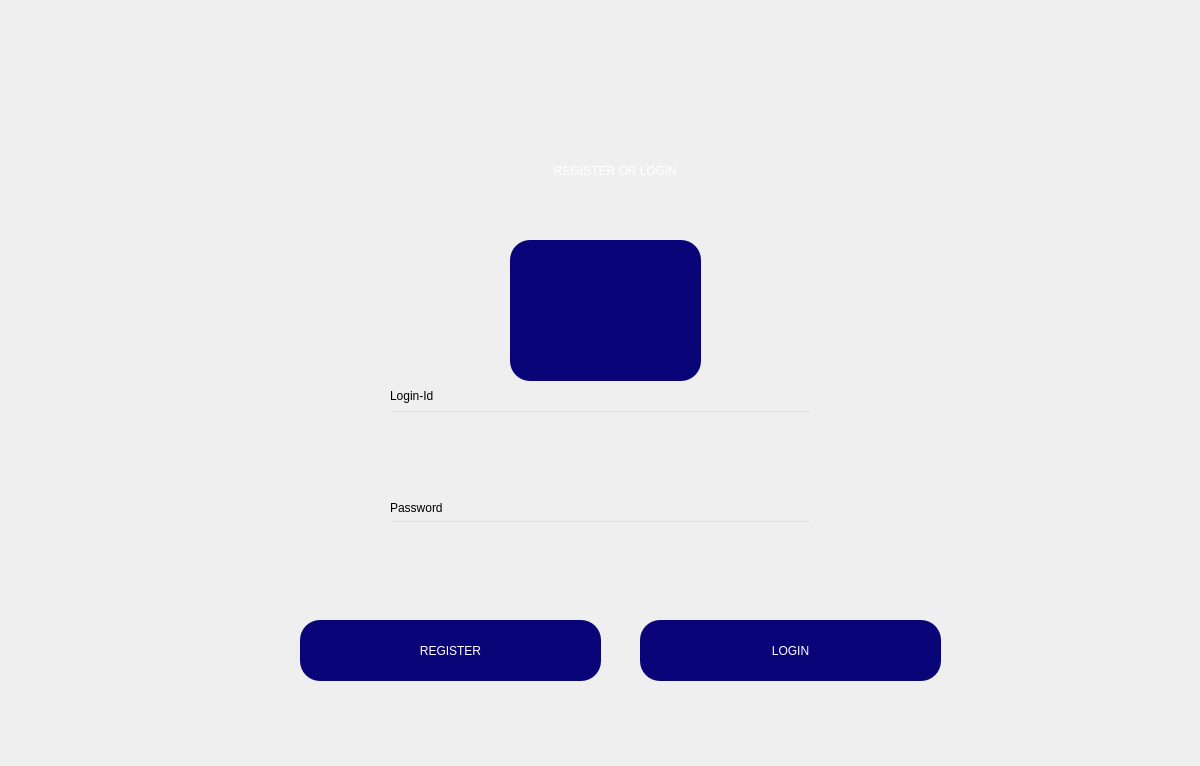
<?xml version="1.0" encoding="UTF-8"?>
<ui version="4.0">
 <class>Dialog</class>
 <widget class="QDialog" name="Dialog">
  <property name="geometry">
   <rect>
    <x>0</x>
    <y>0</y>
    <width>1200</width>
    <height>766</height>
   </rect>
  </property>
  <property name="windowTitle">
   <string>Dialog</string>
  </property>
  <widget class="QWidget" name="bgwidget" native="true">
   <property name="geometry">
    <rect>
     <x>0</x>
     <y>0</y>
     <width>1201</width>
     <height>801</height>
    </rect>
   </property>
   <widget class="QLabel" name="bglabel">
    <property name="geometry">
     <rect>
      <x>0</x>
      <y>0</y>
      <width>1201</width>
      <height>801</height>
     </rect>
    </property>
    <property name="text">
     <string/>
    </property>
    <property name="pixmap">
     <pixmap>../Images/background.png</pixmap>
    </property>
    <property name="scaledContents">
     <bool>true</bool>
    </property>
   </widget>
   <widget class="QLabel" name="label_2">
    <property name="geometry">
     <rect>
      <x>360</x>
      <y>140</y>
      <width>511</width>
      <height>61</height>
     </rect>
    </property>
    <property name="styleSheet">
     <string notr="true">font: 36pt &quot;MS Sans Serif&quot;;color:rgb(255, 255, 255)
</string>
    </property>
    <property name="text">
     <string>REGISTER OR LOGIN</string>
    </property>
    <property name="alignment">
     <set>Qt::AlignCenter</set>
    </property>
   </widget>
   <widget class="QPushButton" name="login">
    <property name="geometry">
     <rect>
      <x>640</x>
      <y>620</y>
      <width>301</width>
      <height>61</height>
     </rect>
    </property>
    <property name="styleSheet">
     <string notr="true">border-radius:20px;
font: 75 18pt &quot;MS Shell Dlg 2&quot;; 
color: rgb(255, 255, 255);
background-color:rgb(10, 4, 121)</string>
    </property>
    <property name="text">
     <string>LOGIN</string>
    </property>
   </widget>
   <widget class="QLabel" name="label">
    <property name="geometry">
     <rect>
      <x>400</x>
      <y>10</y>
      <width>391</width>
      <height>131</height>
     </rect>
    </property>
    <property name="text">
     <string/>
    </property>
    <property name="pixmap">
     <pixmap>../Images/logo.png</pixmap>
    </property>
    <property name="scaledContents">
     <bool>false</bool>
    </property>
   </widget>
   <widget class="QLineEdit" name="user_name">
    <property name="geometry">
     <rect>
      <x>390</x>
      <y>410</y>
      <width>421</width>
      <height>51</height>
     </rect>
    </property>
    <property name="styleSheet">
     <string notr="true">background-color:rgba(0,0,0,0);
font: 14pt &quot;MS Shell Dlg 2&quot;;

</string>
    </property>
    <property name="text">
     <string/>
    </property>
   </widget>
   <widget class="QLineEdit" name="password">
    <property name="geometry">
     <rect>
      <x>390</x>
      <y>520</y>
      <width>421</width>
      <height>51</height>
     </rect>
    </property>
    <property name="styleSheet">
     <string notr="true">background-color:rgba(0,0,0,0);
font: 14pt &quot;MS Shell Dlg 2&quot;;</string>
    </property>
   </widget>
   <widget class="QLabel" name="label_3">
    <property name="geometry">
     <rect>
      <x>390</x>
      <y>385</y>
      <width>71</width>
      <height>21</height>
     </rect>
    </property>
    <property name="styleSheet">
     <string notr="true">
font: 10pt &quot;Tw Cen MT&quot;;</string>
    </property>
    <property name="text">
     <string>Login-Id</string>
    </property>
   </widget>
   <widget class="QPushButton" name="faceid">
    <property name="geometry">
     <rect>
      <x>510</x>
      <y>240</y>
      <width>191</width>
      <height>141</height>
     </rect>
    </property>
    <property name="styleSheet">
     <string notr="true">background-color:rgb(10, 4, 121);
border-radius:20px;</string>
    </property>
    <property name="text">
     <string/>
    </property>
    <property name="icon">
     <iconset>
      <normaloff>../Images/face_recognition.png</normaloff>../Images/face_recognition.png</iconset>
    </property>
    <property name="iconSize">
     <size>
      <width>120</width>
      <height>120</height>
     </size>
    </property>
   </widget>
   <widget class="QLabel" name="label_4">
    <property name="geometry">
     <rect>
      <x>390</x>
      <y>500</y>
      <width>71</width>
      <height>16</height>
     </rect>
    </property>
    <property name="styleSheet">
     <string notr="true">
font: 10pt &quot;Tw Cen MT&quot;;</string>
    </property>
    <property name="text">
     <string>Password</string>
    </property>
   </widget>
   <widget class="QPushButton" name="register_2">
    <property name="geometry">
     <rect>
      <x>300</x>
      <y>620</y>
      <width>301</width>
      <height>61</height>
     </rect>
    </property>
    <property name="styleSheet">
     <string notr="true">border-radius:20px;
font: 75 18pt &quot;MS Shell Dlg 2&quot;; 
color: rgb(255, 255, 255);
background-color:rgb(10, 4, 121)</string>
    </property>
    <property name="text">
     <string>REGISTER</string>
    </property>
   </widget>
   <widget class="QLabel" name="error">
    <property name="geometry">
     <rect>
      <x>390</x>
      <y>580</y>
      <width>361</width>
      <height>21</height>
     </rect>
    </property>
    <property name="styleSheet">
     <string notr="true">
font: 10pt &quot;Tw Cen MT&quot;;color:blue;</string>
    </property>
    <property name="text">
     <string/>
    </property>
   </widget>
  </widget>
 </widget>
 <resources/>
 <connections/>
</ui>
